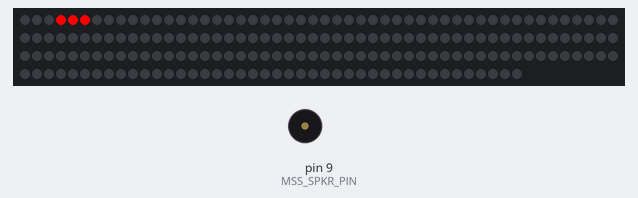
Simulated run of this sketch. Board: Arduino Uno, built with avr-gcc and run on an emulated ATmega328P. Parts: 192 RGB LEDs in strip order, left to right, continuing on the next row, buzzer (waves = sounding).

Above: at 0.6 s.
At 32.56 s:
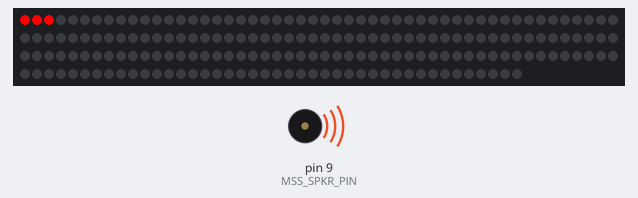
Timing chart, 0 to 34.1 s (numbered marks = the images above):
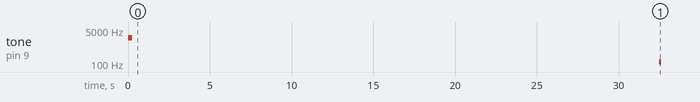

Measured:
- by itself, tone on pin 9 (MSS_SPKR_PIN): silent → 2093 Hz at 0.00 s, → silent 0.25 s later, → 130 Hz 32.3 s later, → silent 0.13 s later

The sketch:

ledTests.ino
```cpp
#include <FastLED.h>

#define MSS_VAR_NBLOCKS 64
#define MSS_VAR_NLEDS_PER_BLOCK 3
#define MSS_LED_PIN     2
#define MSS_NUM_LEDS MSS_VAR_NBLOCKS * MSS_VAR_NLEDS_PER_BLOCK
#define MSS_SPKR_PIN    9
#define NOTE_C4  262


#define DELAY    500

CRGB leds[MSS_NUM_LEDS];

void singleStripTest() {//Single strip test
    for (int i = 0; i <= (MSS_NUM_LEDS - 1); i += 3) {
        leds[i] = CRGB(255, 0, 0);
        leds[i + 1] = CRGB(255, 0, 0);
        leds[i + 2] = CRGB(255, 0, 0);
        FastLED.show();
        delay(DELAY);
    }

    for (int i = 0; i <= (MSS_NUM_LEDS - 1); i++) {
        leds[i] = CRGB(0, 0, 0);
    }
    FastLED.show();

    for (int i = (MSS_NUM_LEDS - 1); i >= 0; i -= 3) {
        leds[i] = CRGB(0, 255, 0);
        leds[i - 1] = CRGB(0, 255, 0);
        leds[i - 2] = CRGB(0, 255, 0);
        FastLED.show();
        delay(DELAY);
    }
    for (int i = 0; i <= (MSS_NUM_LEDS - 1); i += 3) {
        leds[i] = CRGB(0, 0, 255);
        leds[i + 1] = CRGB(0, 0, 255);
        leds[i + 2] = CRGB(0, 0, 255);
        FastLED.show();
        delay(DELAY);
    }
    for (int i = (MSS_NUM_LEDS - 1); i >= 0; i -= 3) {
        leds[i] = CRGB(255, 0, 255);
        leds[i - 1] = CRGB(255, 0, 255);
        leds[i - 2] = CRGB(255, 0, 255);
        FastLED.show();
        delay(DELAY);
    }
}

void wholeThingTest() {
    for (int i = 0; i <= (MSS_NUM_LEDS - 1); i += 3) {
        for (int j = 0; j <= (MSS_NUM_LEDS - 1); j++) {
            leds[j] = CRGB(0, 0, 0);
        }
        leds[i] = CRGB(255, 0, 0);
        leds[i + 1] = CRGB(255, 0, 0);
        leds[i + 2] = CRGB(255, 0, 0);
        FastLED.show();
        delay(DELAY);
    }
}

void setup() {
    pinMode(MSS_SPKR_PIN, OUTPUT);
	FastLED.addLeds<WS2812B, MSS_LED_PIN, GRB>(leds, MSS_NUM_LEDS);
    tone(MSS_SPKR_PIN, 2093, 250);
}

void loop() {
	wholeThingTest();
    tone(MSS_SPKR_PIN, 130, 125);
}
```
